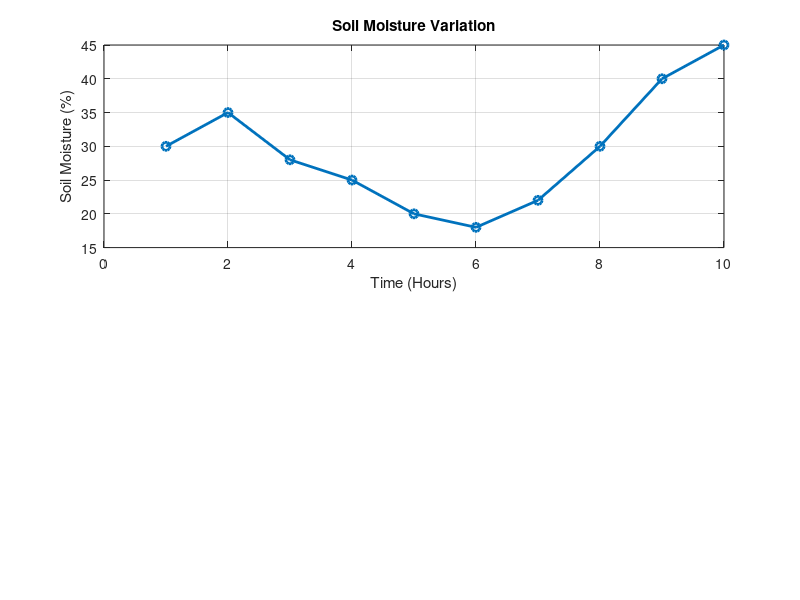

Source code (MATLAB): (Note: this script raises an error after producing the figure.)
clc; clear; close all;
% Simulated soil moisture data (%)
time = 1:10;
soil_moisture = [30 35 28 25 20 18 22 30 40 45];
% Threshold level
threshold = 40;
% Irrigation efficiency calculation (%)
efficiency = (soil_moisture ./ threshold) * 100;
efficiency(efficiency > 100) = 100; % limit to 100%
figure
% -------- Graph 1: Soil Moisture vs Efficiency --------
subplot(2,1,1)
plot(time, soil_moisture, '-o','LineWidth',2)
title('Soil Moisture Variation')
xlabel('Time (Hours)')
ylabel('Soil Moisture (%)')
grid on
hold on
yline(threshold,'r--','Threshold')
% -------- Graph 2: Irrigation Efficiency --------
subplot(2,1,2)
plot(time, efficiency, '-s','LineWidth',2)
title('Irrigation Efficiency (%) in Smart Agriculture')
xlabel('Time (Hours)')
ylabel('Efficiency (%)')
grid on
